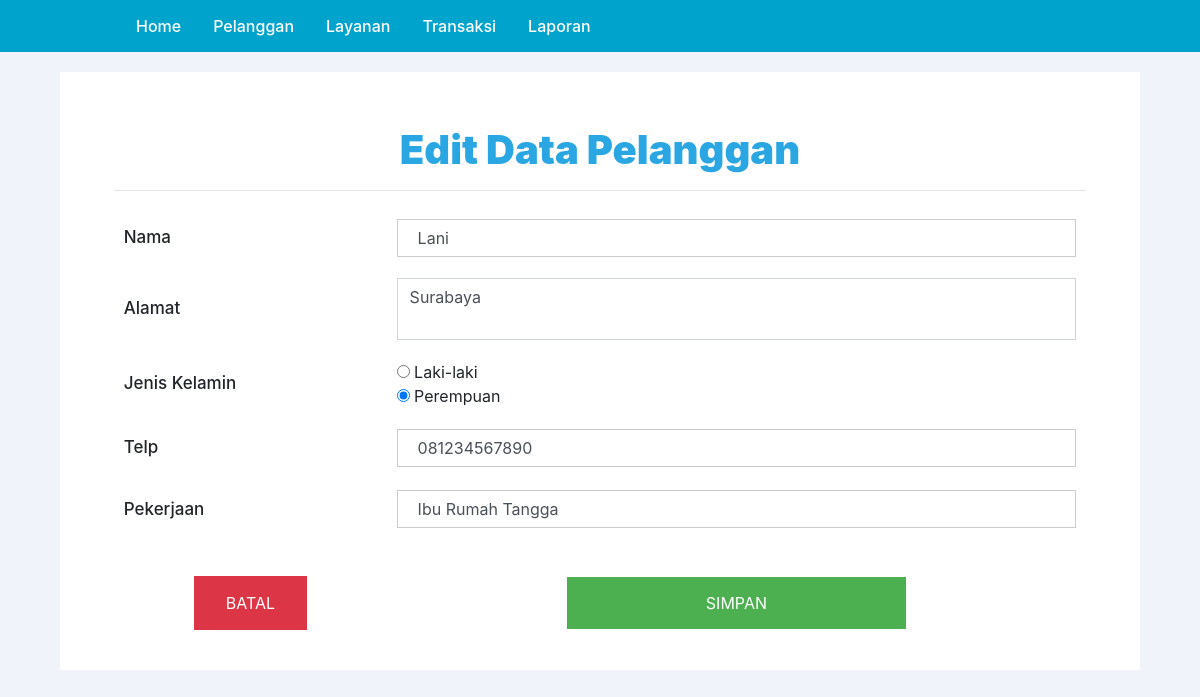
Screenshot of /edit_pelanggan.php?id=2 with the database file from the repository.
### tables this page shows
CREATE TABLE `pelanggan` (
  `ID_PELANGGAN` int(11) NOT NULL,
  `NAMA_PELANGGAN` varchar(50) DEFAULT NULL,
  `ALAMAT_PELANGGAN` varchar(50) DEFAULT NULL,
  `JK_PELANGGAN` varchar(15) DEFAULT NULL,
  `TELP_PELANGGAN` varchar(15) NOT NULL,
  `PEKERJAAN_PELANGGAN` varchar(40) NOT NULL
);

### edit_pelanggan.php (the view, shortened to what this page needs)
<!DOCTYPE html>
<html>
<head>
    <link rel="stylesheet" href="bootstrap.min.css">
    <link href="all.css" rel="stylesheet" type="text/css">
    <link rel="stylesheet" type="text/css" href="bootstrap.min.css">
    <link rel="stylesheet" type="text/css" href="styleadmin.css">
    <link rel="stylesheet" type="text/css" href="sidebar.css">
</head>
<div class="navigasi">
    <a href="halaman_pegawai.php">Home</a>
    <a href="halaman_pegawai_pelanggan.php">Pelanggan</a>
    <a href="halaman_pegawai_layanan.php">Layanan</a>
    <a href="transaksi.php">Transaksi</a>
    <a href="halaman_pegawai_laporan.php">Laporan</a>
</div>
<div class="container">
    <div class="row profile">
        <div class="col">
            <div class="content">
                <h1><b>Edit Data Pelanggan</b></h1>
                <hr>
                <table width="auto" border="0" cellpadding="2" cellspacing="1">
                    <?php
                    include 'koneksi.php';
                    $id = $_GET['id'];
                    $data = mysqli_query($koneksi, "select * from pelanggan where ID_PELANGGAN='$id'");
                    while ($d = mysqli_fetch_array($data)) {
                    ?>
                        <form method="post" action="update_pelanggan.php"><data>
                                <table class="table1">
                                    <tbody>
                                        <tr>
                                            <td><data>Nama</data></td>
                                            <td><data>
                                                    <input type="text" class="form-control" name="nama" value="<?php echo $d['NAMA_PELANGGAN']; ?>">
                                                </data></td>
                                        </tr>
                                        <tr>
                                            <td><data>Alamat</data></td>
                                            <td><data>
                                                    <textarea type="textarea" name="alamat" class="form-control" style="resize: none;"><?php echo $d['ALAMAT_PELANGGAN']; ?></textarea>
                                                </data></td>
                                        </tr>
                                        <tr>
                                            <td><data>Jenis Kelamin</data></td>
                                            <td>
                                                <input type="radio" name="jeniskelamin" value="Laki-laki" <?php if ($d['JK_PELANGGAN'] == 'Laki-laki') echo 'checked' ?>> Laki-laki<br>
                                                <input type="radio" name="jeniskelamin" value="Perempuan" <?php if ($d['JK_PELANGGAN'] == 'Perempuan') echo 'checked' ?>> Perempuan<br>
                                            </td>
                                        </tr>
                                        <tr>
                                            <td><data>Telp</data></td>
                                            <td><data>
                                                    <input type="text" class="form-control" name="telp" value="<?php echo $d['TELP_PELANGGAN']; ?>">
                                                </data></td>
                                        </tr>
                                        <tr>
                                            <td><data>Pekerjaan</data></td>
                                            <td><data>
                                                    <input type="text" class="form-control" name="pekerjaan" value="<?php echo $d['PEKERJAAN_PELANGGAN']; ?>">
                                                </data></td>
                                        </tr>
                                        <tr>
                                            <td></td>
                                        </tr>
                                        <tr>
                                            <td style="text-align: center"><a type="button" href="halaman_pegawai_pelanggan.php" class="batal btn btn-danger btn-sm">BATAL</a></td>
                                            <td style="text-align: center"><input type="submit" value="SIMPAN" class="simpan btn btn-success btn-sm"></td>
                                        </tr>
                                    </tbody>
                                </table>
                            </data></form>
                    <?php
                    }
                    ?>
            </div>
        </div>
    </div>
</div>
</body>
</html>

### styleadmin.css (style rules this page uses)
h1 { text-align: center; font-weight: 300; }
input[type=text], [type=date], [type=password], select { width: 100%; padding: 6px 20px; margin: 2px 0; display: inline-block; border: 1px solid #ccc; border-radius: 4px; box-sizing: border-box; }
input[type=submit] { width: 50%; background-color: #4CAF50; color: white; padding: 14px 20px; margin: 8px 0; border: none; border-radius: 4px; cursor: pointer; }
.daftar_tabel th, td { text-align: left; padding: 8px; }
.navigasi { overflow: hidden; background-color: #00a3cc; padding-left: 10%; }
.navigasi a { float: left; font-size: 16px; color: white; text-align: center; padding: 14px 16px; text-decoration: none; }

### sidebar.css (style rules this page uses)
.profile { margin: 20px 0; }
a, button, code, div, img, input, label, li, p, pre, select, span, svg, table, td, textarea, th, ul { -webkit-border-radius: 0!important; -moz-border-radius: 0!important; border-radius: 0!important; }

### edit_pelanggan.php (style rules this page uses)
.content { padding: 5%; height: 95%; background: #fff; min-height: 460px; }
h1 { font-family: -apple-system, BlinkMacSystemFont, 'Segoe UI', Roboto, Oxygen, Ubuntu, Cantarell, 'Open Sans', 'Helvetica Neue', sans-serif; color: #2aa7e2; font-weight: 900; }
a { font-family: -apple-system, BlinkMacSystemFont, 'Segoe UI', Roboto, Oxygen, Ubuntu, Cantarell, 'Open Sans', 'Helvetica Neue', sans-serif; font-size: 23px; font-weight: 500; }
data { font-family: -apple-system, BlinkMacSystemFont, 'Segoe UI', Roboto, Oxygen, Ubuntu, Cantarell, 'Open Sans', 'Helvetica Neue', sans-serif; font-size: 17px; font-weight: 500; }
.table1 { font-family: -apple-system, BlinkMacSystemFont, 'Segoe UI', Roboto, Oxygen, Ubuntu, Cantarell, 'Open Sans', 'Helvetica Neue', sans-serif; border: none; border-collapse: collapse; width: 100%; height: 80% }
.table1, th, td { padding: 1% 1%; }
.simpan { background-color: #4CAF50; font-family: -apple-system, BlinkMacSystemFont, 'Segoe UI', Roboto, Oxygen, Ubuntu, Cantarell, 'Open Sans', 'Helvetica Neue', sans-serif; border: none; color: white; padding: 15px 32px; text-align: center; text-decoration: none; display: inline-block; font-size: 16px; }
.batal { font-family: -apple-system, BlinkMacSystemFont, 'Segoe UI', Roboto, Oxygen, Ubuntu, Cantarell, 'Open Sans', 'Helvetica Neue', sans-serif; border: none; color: white; padding: 15px 32px; text-align: center; text-decoration: none; display: inline-block; font-size: 16px; }

### rows the page displays
pelanggan: nama "Lani", alamat "Surabaya", JK_PELANGGAN "☑", telp "081234567890", pekerjaan "Ibu Rumah Tangga"
